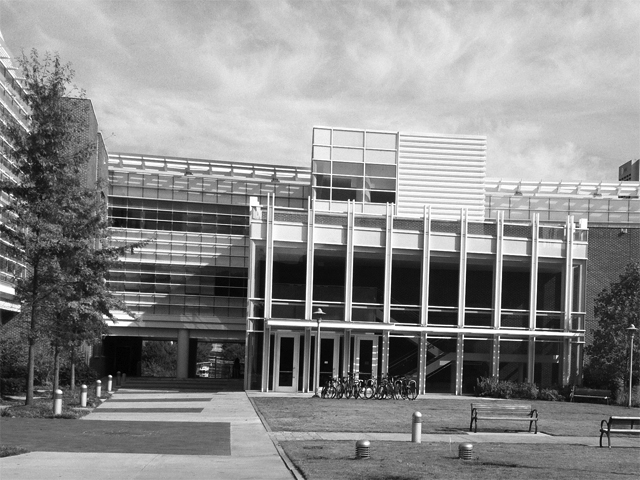
#> input picture Introduction to Computer Vision - Udacity/ps4/ps4/transA.jpg, 640 x 480 px, found by its file name
$ jupyter execute ps4.ipynb   (older library calls are emulated)
#> lines starting #> are read from the running program, lines starting #| are printed output that depends on the picture
<a href="https://colab.research.google.com/github/yuvalmay30/CV-Curriculum/blob/main/ps4.ipynb" target="_parent"></a>

[cell 1]
import numpy as np
import cv2
from google.colab.patches import cv2_imshow

[cell 2]
def calculate_derivatives(image, ksize):
  grad_x = cv2.Sobel(image, cv2.CV_32F, 1, 0, ksize=ksize)
  grad_y = cv2.Sobel(image, cv2.CV_32F, 0, 1, ksize=ksize)

  return grad_x, grad_y


def generate_gradient_pair_images(image_path, output_file_path):
#> called with image_path = 'transA.jpg', output_file_path = 'output/ps4-1-a-1.jpg'
  image = cv2.imread(image_path, cv2.IMREAD_GRAYSCALE)
#> image is the input picture: shape (480, 640); min 0, max 255, mean 139

  image_grad_x, image_grad_y = calculate_derivatives(image, 3)
#> in calculate_derivatives, `grad_y = cv2.Sobel(image, cv2.CV_32F, 0, 1, ksize=ksize)`:
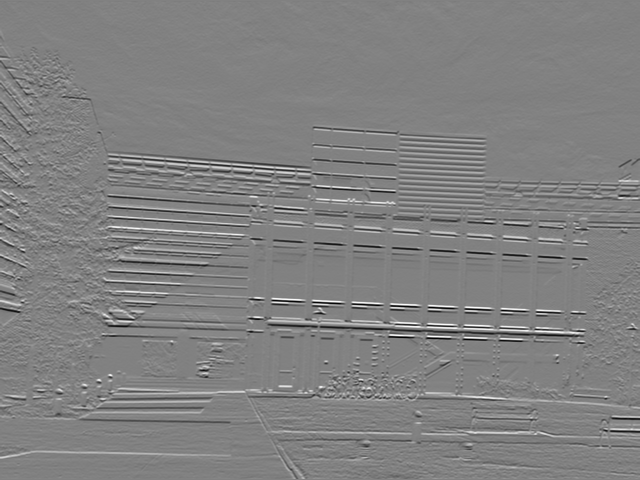
#> grad_y: shape (480, 640) float32; min -975, max 947, mean -0.9; drawn with min black and max white

  image_grad_x = cv2.normalize(image_grad_x, None, alpha = 0, beta = 255, norm_type = cv2.NORM_MINMAX, dtype = cv2.CV_32F)
  image_grad_y = cv2.normalize(image_grad_y, None, alpha = 0, beta = 255, norm_type = cv2.NORM_MINMAX, dtype = cv2.CV_32F)

  image_gradient_pair = np.concatenate((image_grad_x, image_grad_y), axis=1)
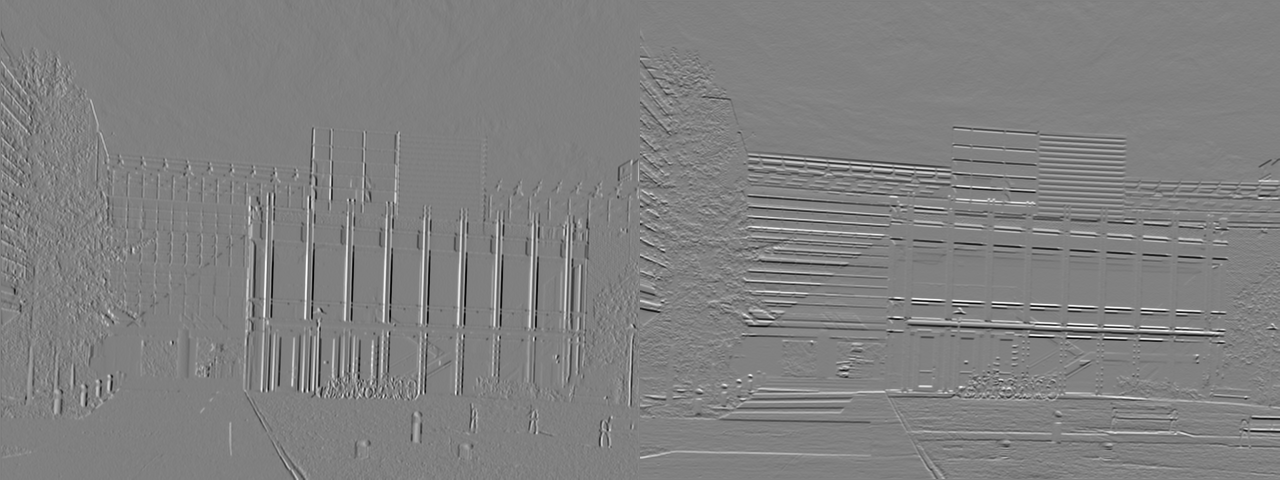
#> image_gradient_pair: shape (480, 1280) float32; min -7.06e-06, max 255, mean 128.8; drawn with min black and max white

  cv2.imwrite(output_file_path, image_gradient_pair)

[cell 3]
def ps4_1_a():
  generate_gradient_pair_images('transA.jpg', 'output/ps4-1-a-1.jpg')
  generate_gradient_pair_images('simA.jpg', 'output/ps4-1-a-2.jpg')
#> call 2 of generate_gradient_pair_images, with image_path = 'simA.jpg', output_file_path = 'output/ps4-1-a-2.jpg'
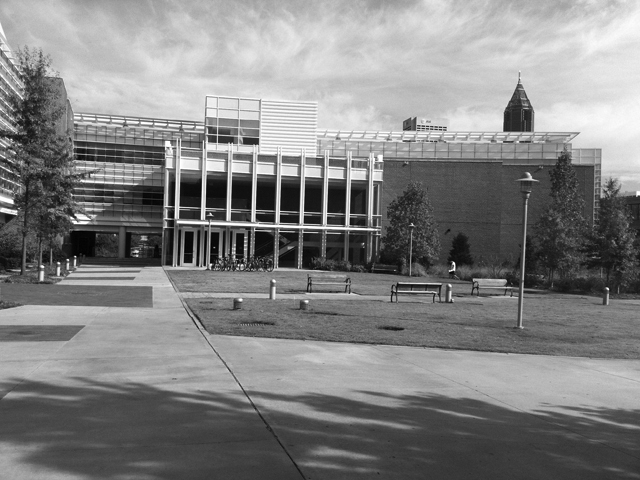
#> input picture Introduction to Computer Vision - Udacity/ps4/ps4/simA.jpg, 640 x 480 px, found by its file name
#> in generate_gradient_pair_images, image is the input picture: shape (480, 640); min 0, max 255, mean 130.6
#> call 2 of calculate_derivatives, with ksize = 3
#> in calculate_derivatives (call 2), `grad_x = cv2.Sobel(image, cv2.CV_32F, 1, 0, ksize=ksize)`:
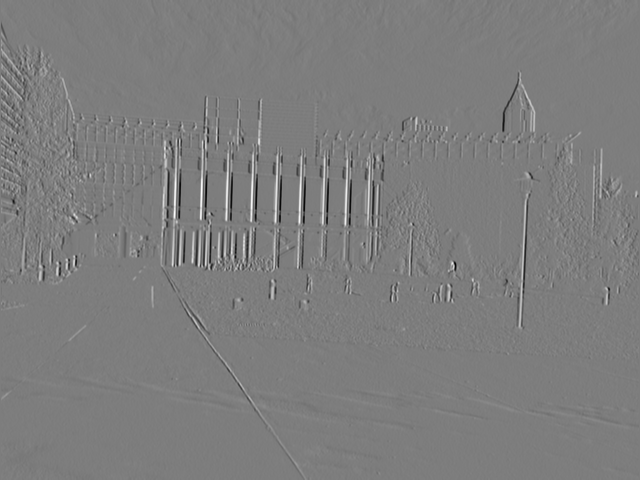
#> grad_x: shape (480, 640) float32; min -942, max 970, mean 0.3; drawn with min black and max white
#> in calculate_derivatives (call 2), `grad_y = cv2.Sobel(image, cv2.CV_32F, 0, 1, ksize=ksize)`:
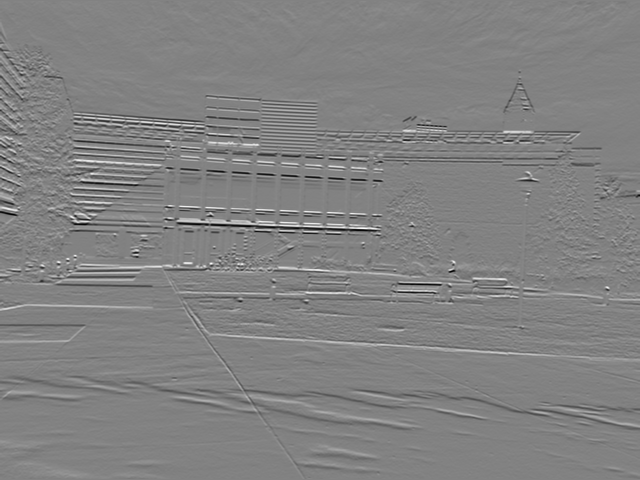
#> grad_y: shape (480, 640) float32; min -879, max 842, mean -1.7; drawn with min black and max white
#> in generate_gradient_pair_images (call 2), `image_gradient_pair = np.concatenate((image_grad_x, image_grad_y), axi..`:
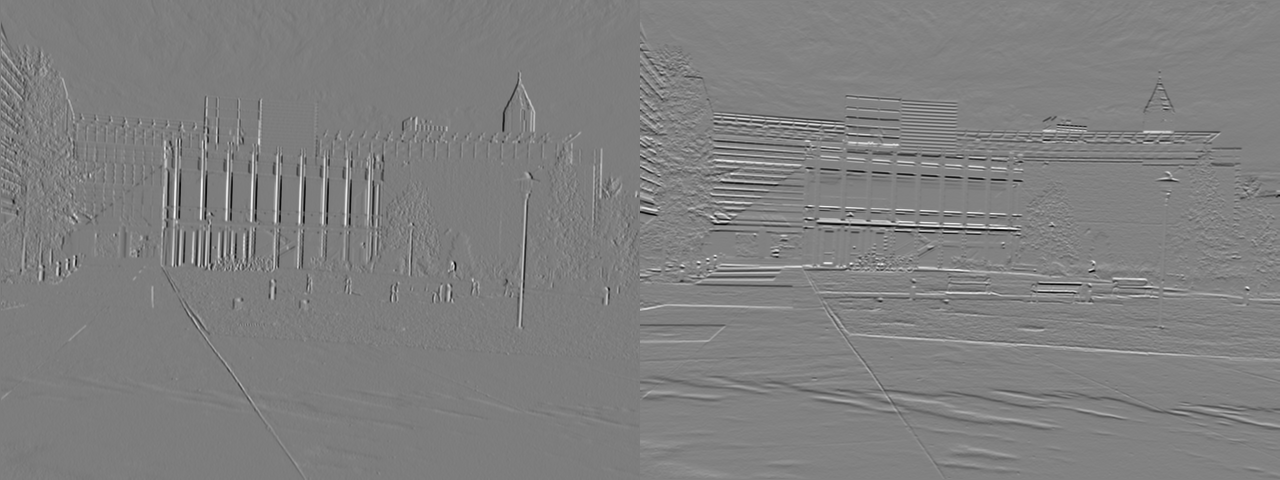
#> image_gradient_pair: shape (480, 1280) float32; min -3.46e-06, max 255, mean 127.8; drawn with min black and max white

ps4_1_a()

[cell 4]
def get_gaussian_kernel_matrix(window_size = 5):
  pre_gaussian_kerner = np.zeros((window_size, window_size))
  pre_gaussian_kerner[int(window_size / 2), int(window_size / 2)] = 1.0

  gaussian_kernel = cv2.GaussianBlur(pre_gaussian_kerner, (window_size, window_size), 1)
  return gaussian_kernel


def get_window_in_image(image, x_center_index, y_center_index, half_window_size):
  return image[x_center_index - half_window_size : x_center_index + half_window_size + 1,
               y_center_index - half_window_size : y_center_index + half_window_size + 1]


def sum_gaussian_kernel_in_window(image, x_center_index, y_center_index, half_window_size, gaussian_kernel):
  window = get_window_in_image(image, x_center_index, y_center_index, half_window_size)

  return np.sum(gaussian_kernel * window)

[cell 5]
def create_R(image_path, output_file_path):
#> called with image_path = 'transA.jpg', output_file_path = 'output/ps4-1-b-1.jpg'
  image = cv2.imread(image_path, cv2.IMREAD_GRAYSCALE)

  image_grad_x, image_grad_y = calculate_derivatives(image, 3)

  squared_grad_x = image_grad_x * image_grad_x
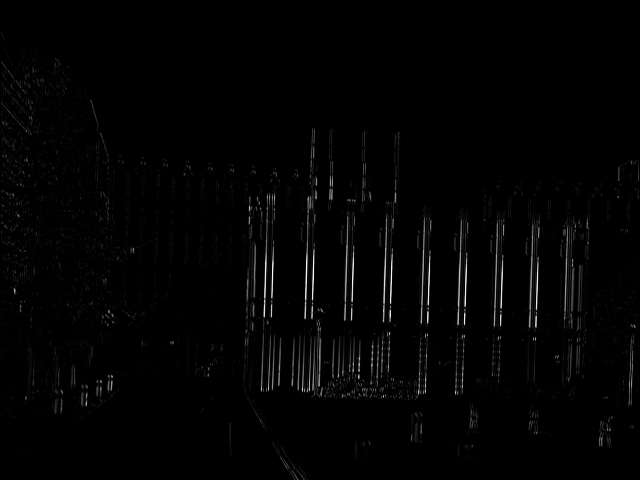
#> squared_grad_x: shape (480, 640) float32; min 0, max 958441, mean 12514; drawn with min black and max white
  grad_x_multiply_grad_y = image_grad_x * image_grad_y
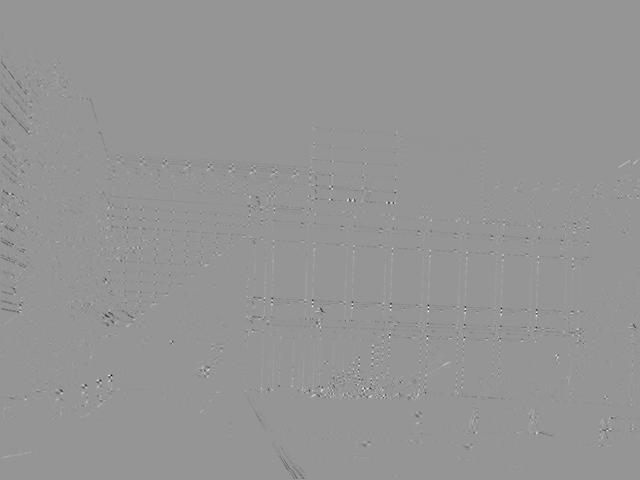
#> grad_x_multiply_grad_y: shape (480, 640) float32; min -506415, max 356885, mean -773.5; drawn with min black and max white
  squared_grad_y = image_grad_y * image_grad_y
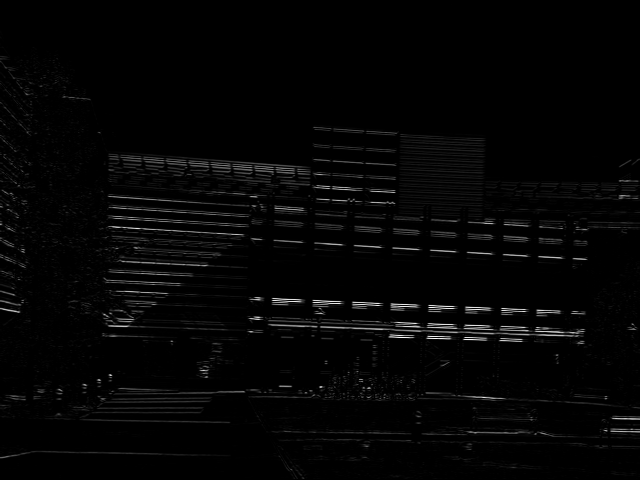
#> squared_grad_y: shape (480, 640) float32; min 0, max 950625, mean 18698.9; drawn with min black and max white

  window_size = 7
  half_window_size = int(window_size / 2)

  gaussian_kernel = get_gaussian_kernel_matrix(window_size)

  R = np.zeros(image.shape, dtype=np.float32)
  alpha = 0.04

  for x_index in range(half_window_size, image.shape[0] - half_window_size):
    for y_index in range(half_window_size, image.shape[1] - half_window_size):
      summed_gaussed_squared_x = sum_gaussian_kernel_in_window(squared_grad_x, x_index, y_index, half_window_size, gaussian_kernel)
      summed_gaussed_squared_y = sum_gaussian_kernel_in_window(squared_grad_y, x_index, y_index, half_window_size, gaussian_kernel)
      summed_gaussed_grad_x_multiply_grad_y = sum_gaussian_kernel_in_window(
          grad_x_multiply_grad_y, x_index, y_index, half_window_size, gaussian_kernel)

      M = np.array([
           [summed_gaussed_squared_x, summed_gaussed_grad_x_multiply_grad_y],
           [summed_gaussed_grad_x_multiply_grad_y, summed_gaussed_squared_y]
           ])

      det_M = np.linalg.det(M)
      trace_M = np.trace(M)

      R[x_index, y_index] = det_M - alpha * np.power(trace_M, 2)
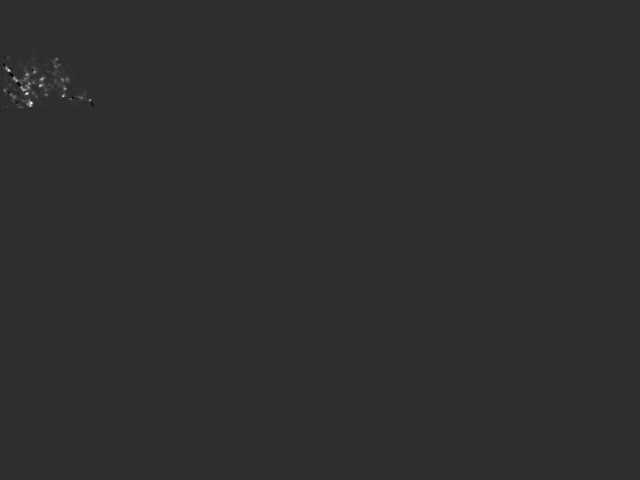
#> R: shape (480, 640) float32; min -523317248, max 2.39e+09, mean 1635083.4; drawn with min black and max white


  norm_R = cv2.normalize(R, None, alpha = 0, beta = 255, norm_type = cv2.NORM_MINMAX, dtype = cv2.CV_32F)

  cv2_imshow(norm_R)
  cv2.imwrite(output_file_path, norm_R)


def ps4_1_b():
  create_R('transA.jpg', 'output/ps4-1-b-1.jpg')
  create_R('transB.jpg', 'output/ps4-1-b-2.jpg')
  create_R('simA.jpg', 'output/ps4-1-b-3.jpg')
  create_R('simB.jpg', 'output/ps4-1-b-4.jpg')


ps4_1_b()
